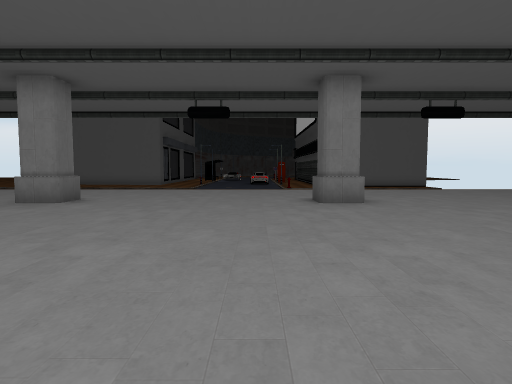
[1] (above)

20 first-person views from a walk through a Unity game level. The camera is 1.3 m above the floor, tilts 4° down and sees 75° across. The floor is counted in squares, 1.64 m on a side. Each view is taken from the middle of a square. On the plan, view 1 faces up. The plan holds only what a view shows up to about 11 squares ahead; the rest is blank. The place goes on beyond the plan. The player is left out. Some surface patterns are stand-ins.

[2]
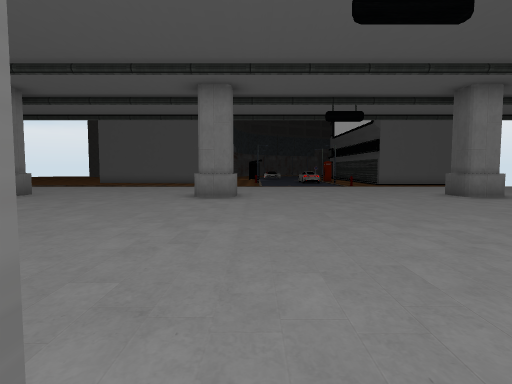

[3]
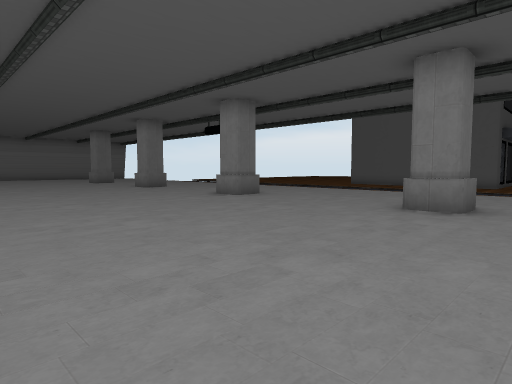

[4]
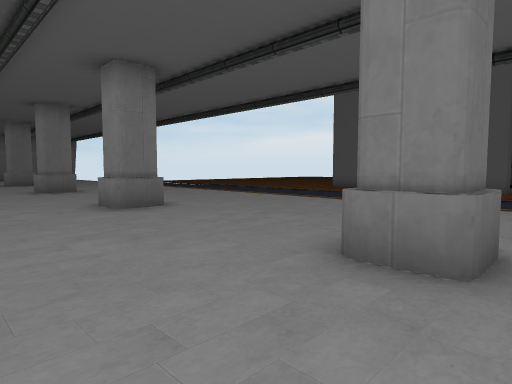

[5]
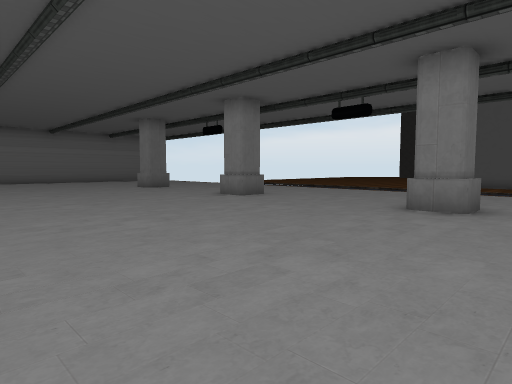

[6]
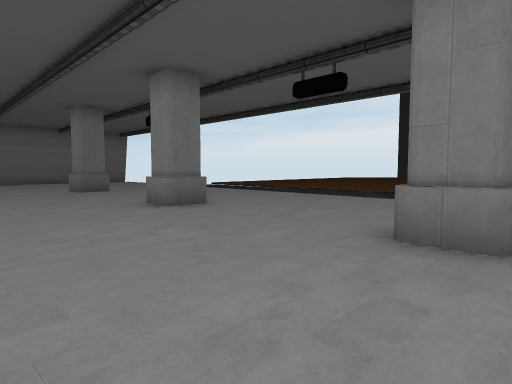

[7]
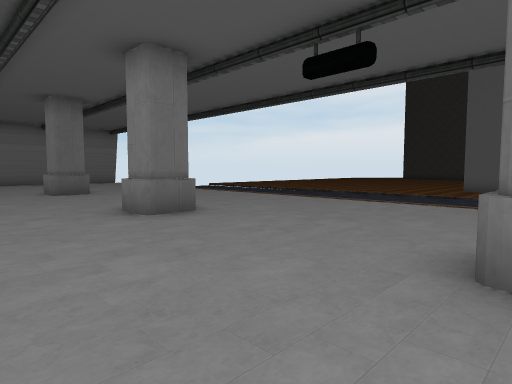

[8]
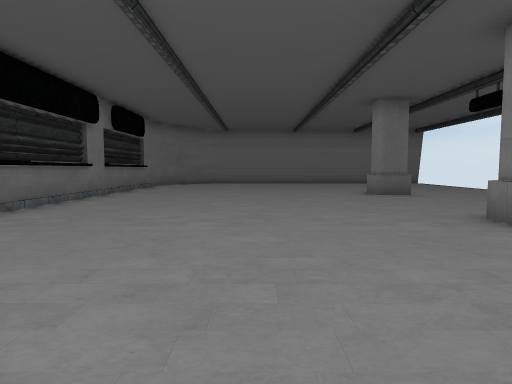

[9]
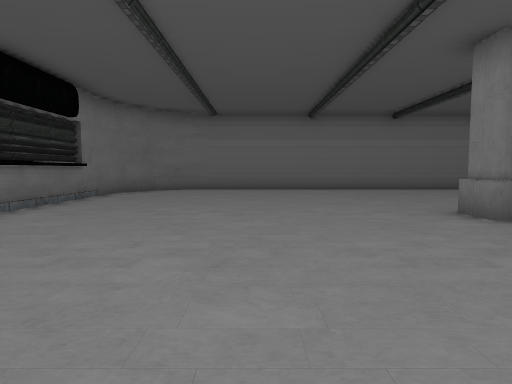

[10]
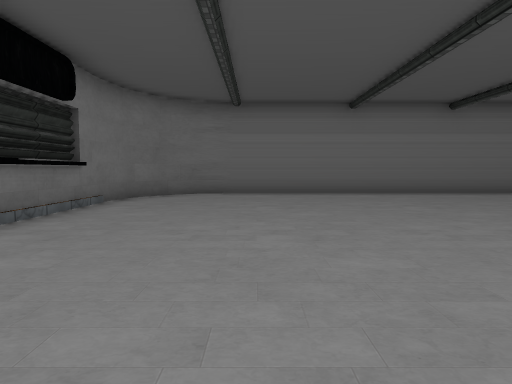

[11]
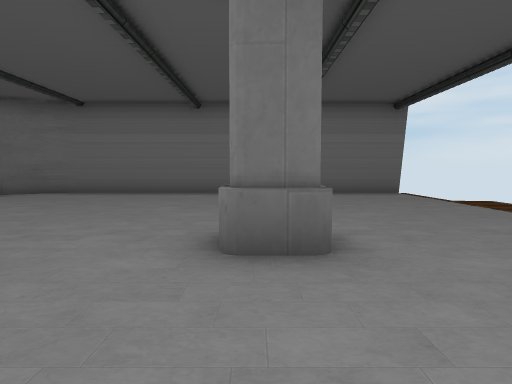

[12]
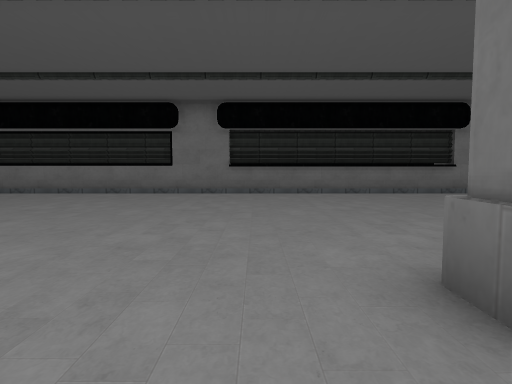

[13]
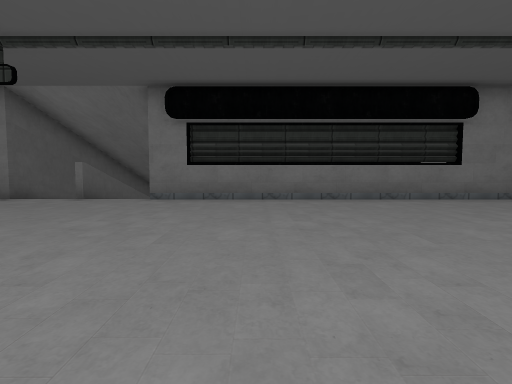

[14]
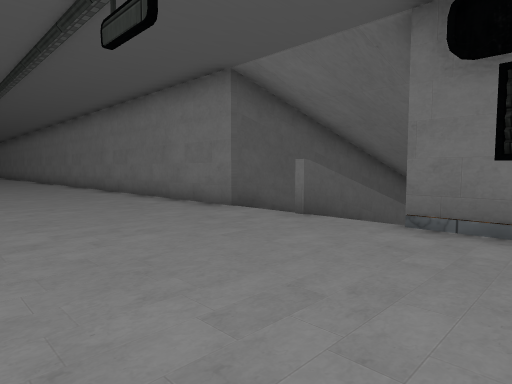

[15]
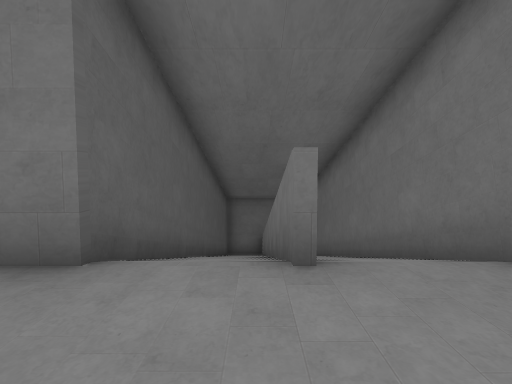

[16]
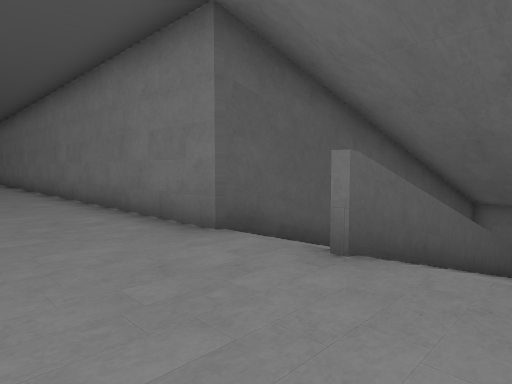

[17]
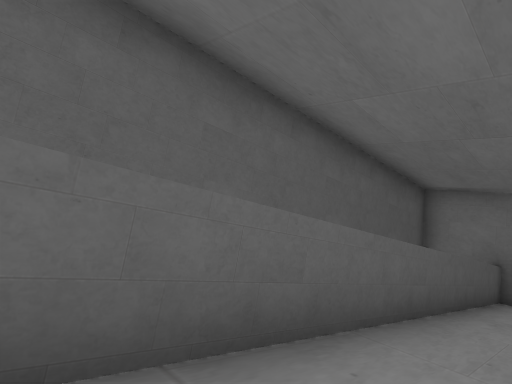

[18]
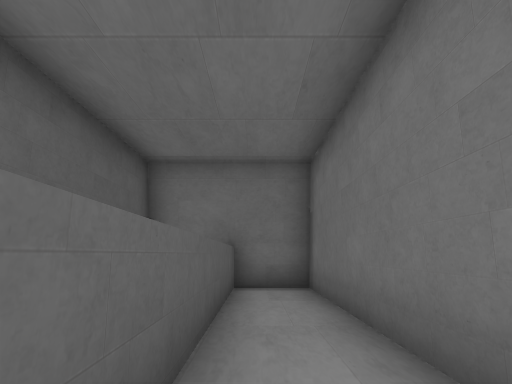

[19]
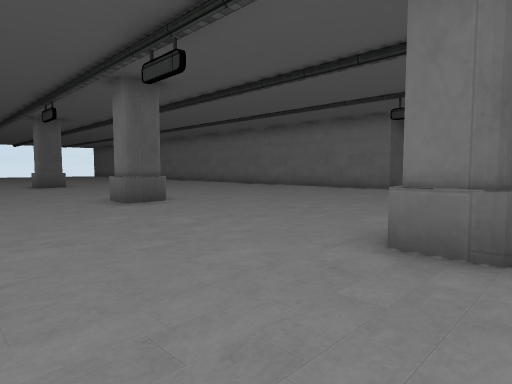

[20]
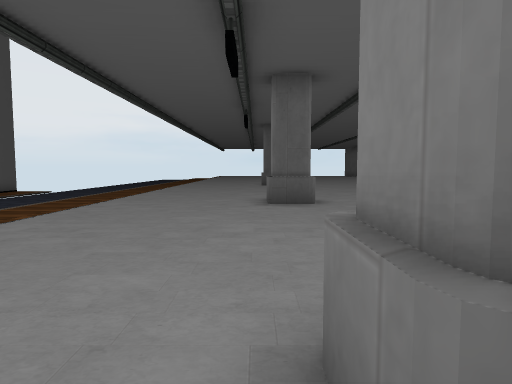

### Floor plan
Key: @ floor where view 1 was taken; # wall or solid block; . floor; / step, stairs or slope.
Columns run from 30 left of view 1 to 5 right of it. Each row starts with its distance up from view 1.
 12 #......    ............ ............
 11 #........ ..........................
 10 #...................................
  9 #...................................
  8 #......#.....#.....#.....#......#...
  7 #...................................
  6 #...................................
  5 #..................................
  4 #.................................
  3 #..................................
  2 #...................................
  1 #...................................
  0 ##............................@.....
 -1  #########################//#/######
 -2                          #//#/#
 -3                          #//#/#
 -4                          #//#/#
 -5                          #//#/#
 -6                          #//#/#
 -7                          #//#/#
 -8                          #//#/#
 -9                          #//#/#
-10                          #//#/
-11                          #//#/
-12                          #//#/
-13                          #//#/
-14                          #//#/
-15                          ####

Where each view was taken, in squares from view 1:
view 1: 0 up, 0 right, facing up
view 2: 1 down, 4 left, facing up
view 3: 1 up, 3 left, facing up-left
view 4: 5 up, 4 left, facing up-left
view 5: 1 up, 9 left, facing up-left
view 6: 4 up, 10 left, facing up-left
view 7: 5 up, 11 left, facing up-left
view 8: 4 up, 12 left, facing left
view 9: 4 up, 17 left, facing left
view 10: 3 up, 19 left, facing left
view 11: 8 up, 19 left, facing left
view 12: 10 up, 15 left, facing down
view 13: 8 up, 7 left, facing down
view 14: 4 up, 6 left, facing down-right
view 15: 2 up, 2 left, facing down
view 16: 2 up, 4 left, facing down-right
view 17: 4 down, 4 left, facing down-right
view 18: 7 down, 3 left, facing down
view 19: 12 up, 6 left, facing down-right
view 20: 9 up, 6 left, facing right
